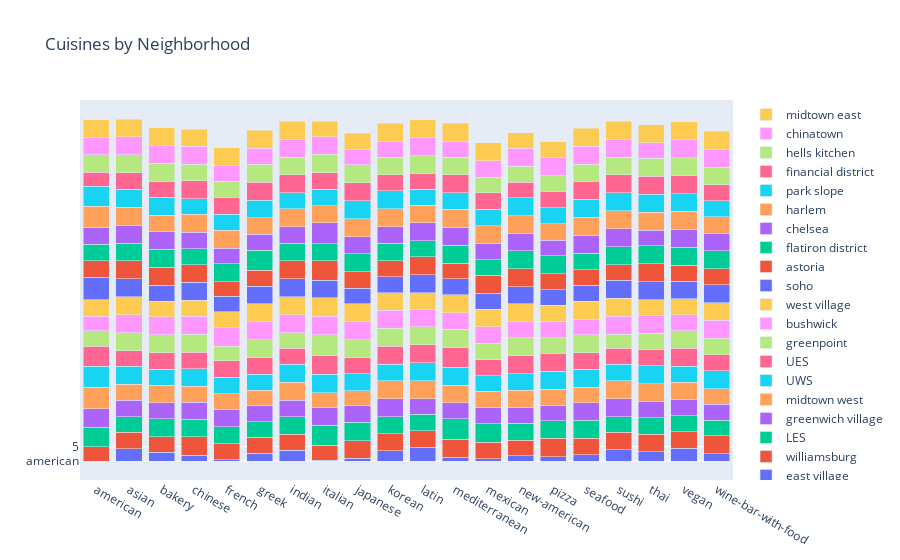

Source (notebook cell):
### Code cell
import plotly.graph_objects as go

x=tops['cuisine_1']
fig = go.Figure(go.Bar(x=x, y=tops.iloc[:,1], name='east village'))
fig.add_trace(go.Bar(x=x, y=tops.iloc[:,2], name='williamsburg'))
fig.add_trace(go.Bar(x=x, y=tops.iloc[:,3], name='LES'))
fig.add_trace(go.Bar(x=x, y=tops.iloc[:,4], name='greenwich village'))
fig.add_trace(go.Bar(x=x, y=tops.iloc[:,5], name='midtown west'))
fig.add_trace(go.Bar(x=x, y=tops.iloc[:,6], name='UWS'))
fig.add_trace(go.Bar(x=x, y=tops.iloc[:,7], name='UES'))
fig.add_trace(go.Bar(x=x, y=tops.iloc[:,8], name='greenpoint'))
fig.add_trace(go.Bar(x=x, y=tops.iloc[:,9], name='bushwick'))
fig.add_trace(go.Bar(x=x, y=tops.iloc[:,10], name='west village'))
fig.add_trace(go.Bar(x=x, y=tops.iloc[:,11], name='soho'))
fig.add_trace(go.Bar(x=x, y=tops.iloc[:,12], name='astoria'))
fig.add_trace(go.Bar(x=x, y=tops.iloc[:,13], name='flatiron district'))
fig.add_trace(go.Bar(x=x, y=tops.iloc[:,14], name='chelsea'))
fig.add_trace(go.Bar(x=x, y=tops.iloc[:,15], name='harlem'))
fig.add_trace(go.Bar(x=x, y=tops.iloc[:,16], name='park slope'))
fig.add_trace(go.Bar(x=x, y=tops.iloc[:,17], name='financial district'))
fig.add_trace(go.Bar(x=x, y=tops.iloc[:,18], name='hells kitchen'))
fig.add_trace(go.Bar(x=x, y=tops.iloc[:,19], name='chinatown'))
fig.add_trace(go.Bar(x=x, y=tops.iloc[:,20], name='midtown east'))


fig.update_layout(title="Cuisines by Neighborhood")

fig.update_layout(barmode='stack', xaxis={'categoryorder':'category ascending'})
fig.show()

### Figure 1 — Plotly figure (JSON) as saved in the notebook; plotly's stock layout.template omitted (floating-point values rounded to 4 significant figures)
{"data": [{"name": "east village", "type": "bar", "x": ["american", "italian", "french", "mexican", "japanese", "mediterranean", "pizza", "new-american", "chinese", "seafood", "wine-bar-with-food", "greek", "bakery", "thai", "korean", "indian", "sushi", "asian", "vegan", "latin"], "y": ["american", "italian", "french", "mexican", "japanese", "mediterranean", "pizza", "new-american", "chinese", "seafood", "wine-bar-with-food", "greek", "bakery", "thai", "korean", "indian", "sushi", "asian", "vegan", "latin"]}, {"name": "williamsburg", "type": "bar", "x": ["american", "italian", "french", "mexican", "japanese", "mediterranean", "pizza", "new-american", "chinese", "seafood", "wine-bar-with-food", "greek", "bakery", "thai", "korean", "indian", "sushi", "asian", "vegan", "latin"], "y": [5, 10, 1, 2, 3, 0, 4, 1, 4, 2, 0, 1, 1, 3, 3, 1, 3, 2, 2, 2]}, {"name": "LES", "type": "bar", "x": ["american", "italian", "french", "mexican", "japanese", "mediterranean", "pizza", "new-american", "chinese", "seafood", "wine-bar-with-food", "greek", "bakery", "thai", "korean", "indian", "sushi", "asian", "vegan", "latin"], "y": [9, 8, 3, 4, 4, 7, 3, 3, 3, 0, 1, 1, 0, 2, 3, 0, 1, 1, 1, 2]}, {"name": "greenwich village", "type": "bar", "x": ["american", "italian", "french", "mexican", "japanese", "mediterranean", "pizza", "new-american", "chinese", "seafood", "wine-bar-with-food", "greek", "bakery", "thai", "korean", "indian", "sushi", "asian", "vegan", "latin"], "y": [4, 3, 3, 2, 3, 1, 1, 1, 3, 3, 1, 1, 1, 2, 0, 2, 0, 2, 2, 1]}, {"name": "midtown west", "type": "bar", "x": ["american", "italian", "french", "mexican", "japanese", "mediterranean", "pizza", "new-american", "chinese", "seafood", "wine-bar-with-food", "greek", "bakery", "thai", "korean", "indian", "sushi", "asian", "vegan", "latin"], "y": [6, 10, 1, 1, 5, 0, 1, 3, 1, 1, 1, 1, 0, 0, 0, 0, 0, 1, 3, 0]}, {"name": "UWS", "type": "bar", "x": ["american", "italian", "french", "mexican", "japanese", "mediterranean", "pizza", "new-american", "chinese", "seafood", "wine-bar-with-food", "greek", "bakery", "thai", "korean", "indian", "sushi", "asian", "vegan", "latin"], "y": [7, 4, 2, 1, 3, 0, 0, 2, 0, 0, 0, 1, 1, 0, 2, 0, 2, 0, 1, 0]}, {"name": "UES", "type": "bar", "x": ["american", "italian", "french", "mexican", "japanese", "mediterranean", "pizza", "new-american", "chinese", "seafood", "wine-bar-with-food", "greek", "bakery", "thai", "korean", "indian", "sushi", "asian", "vegan", "latin"], "y": [8, 4, 2, 1, 1, 8, 0, 0, 2, 2, 1, 2, 2, 2, 0, 1, 1, 1, 0, 0]}, {"name": "greenpoint", "type": "bar", "x": ["american", "italian", "french", "mexican", "japanese", "mediterranean", "pizza", "new-american", "chinese", "seafood", "wine-bar-with-food", "greek", "bakery", "thai", "korean", "indian", "sushi", "asian", "vegan", "latin"], "y": [1, 7, 5, 2, 0, 0, 1, 0, 0, 0, 2, 0, 0, 1, 0, 1, 5, 0, 0, 0]}, {"name": "bushwick", "type": "bar", "x": ["american", "italian", "french", "mexican", "japanese", "mediterranean", "pizza", "new-american", "chinese", "seafood", "wine-bar-with-food", "greek", "bakery", "thai", "korean", "indian", "sushi", "asian", "vegan", "latin"], "y": [5, 4, 4, 2, 0, 2, 2, 1, 0, 1, 0, 0, 0, 0, 0, 0, 0, 0, 1, 0]}, {"name": "west village", "type": "bar", "x": ["american", "italian", "french", "mexican", "japanese", "mediterranean", "pizza", "new-american", "chinese", "seafood", "wine-bar-with-food", "greek", "bakery", "thai", "korean", "indian", "sushi", "asian", "vegan", "latin"], "y": [2, 4, 1, 0, 0, 0, 1, 0, 1, 0, 0, 0, 1, 1, 0, 0, 0, 0, 1, 2]}, {"name": "soho", "type": "bar", "x": ["american", "italian", "french", "mexican", "japanese", "mediterranean", "pizza", "new-american", "chinese", "seafood", "wine-bar-with-food", "greek", "bakery", "thai", "korean", "indian", "sushi", "asian", "vegan", "latin"], "y": [11, 3, 1, 1, 1, 1, 1, 3, 0, 1, 0, 0, 1, 0, 1, 0, 0, 0, 0, 0]}, {"name": "astoria", "type": "bar", "x": ["american", "italian", "french", "mexican", "japanese", "mediterranean", "pizza", "new-american", "chinese", "seafood", "wine-bar-with-food", "greek", "bakery", "thai", "korean", "indian", "sushi", "asian", "vegan", "latin"], "y": [2, 9, 5, 0, 2, 1, 1, 0, 0, 1, 1, 1, 0, 0, 1, 0, 1, 0, 1, 0]}, {"name": "flatiron district", "type": "bar", "x": ["american", "italian", "french", "mexican", "japanese", "mediterranean", "pizza", "new-american", "chinese", "seafood", "wine-bar-with-food", "greek", "bakery", "thai", "korean", "indian", "sushi", "asian", "vegan", "latin"], "y": [2, 3, 0, 1, 0, 0, 0, 0, 1, 2, 0, 8, 0, 0, 0, 0, 0, 0, 0, 1]}, {"name": "chelsea", "type": "bar", "x": ["american", "italian", "french", "mexican", "japanese", "mediterranean", "pizza", "new-american", "chinese", "seafood", "wine-bar-with-food", "greek", "bakery", "thai", "korean", "indian", "sushi", "asian", "vegan", "latin"], "y": [3, 7, 1, 1, 3, 0, 1, 3, 2, 0, 0, 1, 0, 1, 2, 2, 0, 0, 0, 0]}, {"name": "harlem", "type": "bar", "x": ["american", "italian", "french", "mexican", "japanese", "mediterranean", "pizza", "new-american", "chinese", "seafood", "wine-bar-with-food", "greek", "bakery", "thai", "korean", "indian", "sushi", "asian", "vegan", "latin"], "y": [7, 3, 0, 0, 0, 0, 2, 0, 0, 0, 2, 2, 2, 0, 0, 0, 0, 0, 0, 0]}, {"name": "park slope", "type": "bar", "x": ["american", "italian", "french", "mexican", "japanese", "mediterranean", "pizza", "new-american", "chinese", "seafood", "wine-bar-with-food", "greek", "bakery", "thai", "korean", "indian", "sushi", "asian", "vegan", "latin"], "y": [8, 2, 1, 2, 0, 2, 1, 0, 1, 0, 1, 0, 0, 0, 0, 1, 0, 0, 0, 1]}, {"name": "financial district", "type": "bar", "x": ["american", "italian", "french", "mexican", "japanese", "mediterranean", "pizza", "new-american", "chinese", "seafood", "wine-bar-with-food", "greek", "bakery", "thai", "korean", "indian", "sushi", "asian", "vegan", "latin"], "y": [5, 2, 3, 2, 0, 0, 2, 1, 0, 0, 1, 0, 1, 0, 1, 0, 0, 2, 0, 1]}, {"name": "hells kitchen", "type": "bar", "x": ["american", "italian", "french", "mexican", "japanese", "mediterranean", "pizza", "new-american", "chinese", "seafood", "wine-bar-with-food", "greek", "bakery", "thai", "korean", "indian", "sushi", "asian", "vegan", "latin"], "y": [3, 4, 1, 1, 0, 0, 1, 1, 2, 3, 0, 0, 0, 0, 0, 0, 0, 0, 0, 0]}, {"name": "chinatown", "type": "bar", "x": ["american", "italian", "french", "mexican", "japanese", "mediterranean", "pizza", "new-american", "chinese", "seafood", "wine-bar-with-food", "greek", "bakery", "thai", "korean", "indian", "sushi", "asian", "vegan", "latin"], "y": [3, 3, 1, 2, 1, 1, 0, 0, 0, 0, 0, 1, 0, 1, 1, 0, 0, 0, 0, 0]}, {"name": "midtown east", "type": "bar", "x": ["american", "italian", "french", "mexican", "japanese", "mediterranean", "pizza", "new-american", "chinese", "seafood", "wine-bar-with-food", "greek", "bakery", "thai", "korean", "indian", "sushi", "asian", "vegan", "latin"], "y": [0, 1, 0, 0, 1, 0, 1, 1, 3, 0, 0, 0, 0, 0, 0, 0, 0, 0, 0, 0]}], "layout": {"barmode": "stack", "title": {"text": "Cuisines by Neighborhood"}, "xaxis": {"categoryorder": "category ascending"}}}
